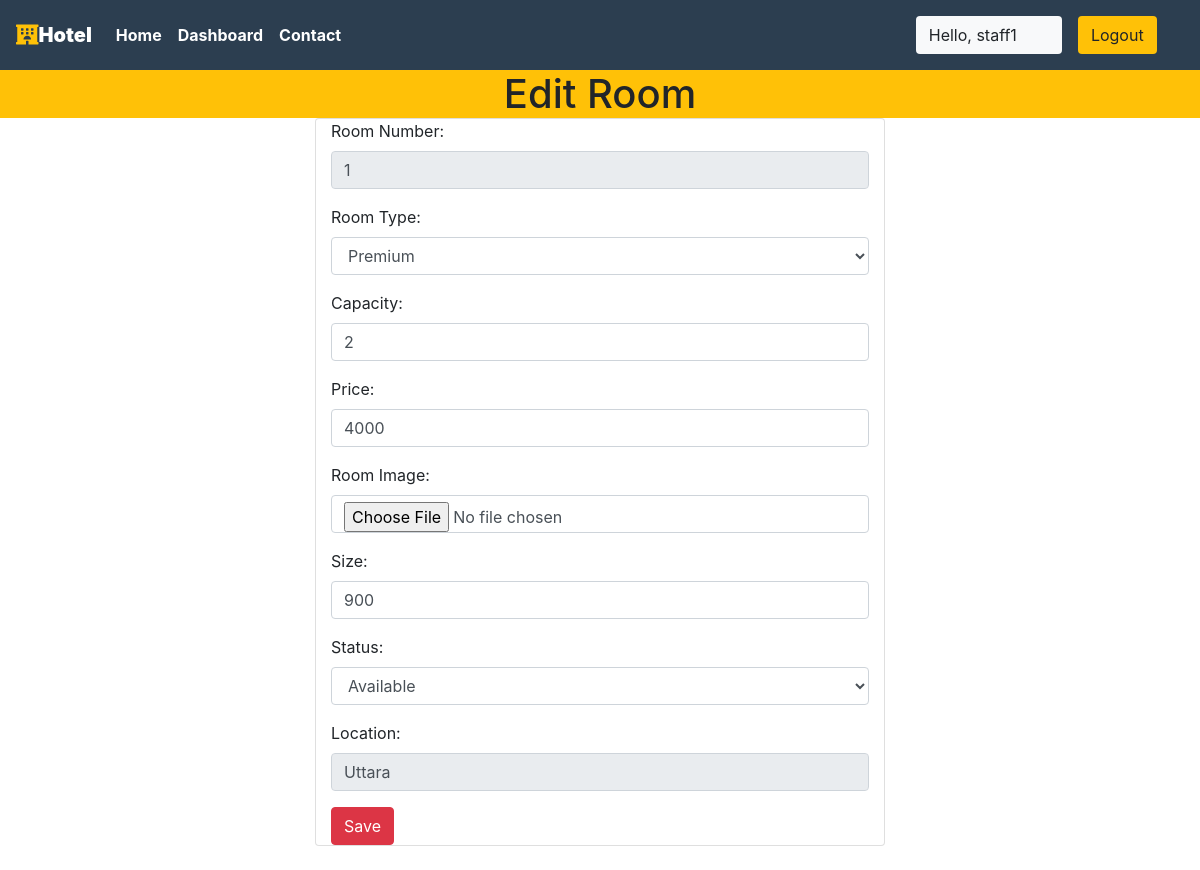
The page /staff/panel/edit-room?roomid=26 (signed in) on the database its author committed.
### main/models.py (models this page shows, shortened)
class CustomUser(AbstractUser):
     date_of_birth = models.DateField(verbose_name=_("Date of birth"), blank=True, null=True)
     address1 = models.CharField(verbose_name=_("Address line 1"), max_length=1024, blank=True, null=True)
     zip_code = models.CharField(verbose_name=_("Postal Code"), max_length=12, blank=True, null=True)
     city = models.CharField(verbose_name=_("City"), max_length=1024, blank=True, null=True)
     country = CountryField(blank=True, null=True)
     phone_regex = RegexValidator(regex=r"^\+(?:[0-9]●?){6,14}[0-9]$", message=_("Enter a valid international mobile phone number starting with +(country code)"))
     mobile_phone = models.CharField(validators=[phone_regex], verbose_name=_("Mobile phone"), max_length=17, blank=True, null=True)
     photo = models.ImageField(verbose_name=_("Photo"), upload_to='photos/', default='photos/default-user-avatar.png')
     class Meta:
         ordering = ['last_name']

class Room(models.Model):
    ROOM_STATUS = (
    ("1", "available"),
    ("2", "not available"),
    )
    ROOM_TYPE = (
    ("1", "Premium"),
    ("2", "Deluxe"),
    ("3","Economi"),
    )
    id = models.AutoField(primary_key=True)
    room_type = models.CharField(max_length=50,choices = ROOM_TYPE)
    capacity = models.IntegerField()
    price = models.IntegerField()
    size = models.IntegerField()
    hotel = models.ForeignKey(Hotel, on_delete = models.CASCADE)
    status = models.CharField(choices =ROOM_STATUS,max_length = 15)
    roomnumber = models.IntegerField()
    photo=models.ImageField(upload_to='room/', null=True, blank=True)
    Services=models.CharField(max_length=30,null=True)

class Hotel(models.Model):
    id = models.AutoField(primary_key=True)
    name = models.CharField(max_length=30,null=True)
    owner = models.ForeignKey(CustomUser, blank=True, null=True, on_delete=models.CASCADE)
    location = models.CharField(max_length=50)
    state = models.CharField(max_length=50,null=True)
    country = models.CharField(max_length=50,null=True)
    photo=models.ImageField(upload_to='hotel/', null=True, blank=True)

### main/views.py (the view)
# urls.py: path('staff/panel/edit-room', views.edit_room,name="editroom"),
@login_required(login_url='/staff')
def edit_room(request):
    if request.method == 'POST':
        old_room = Room.objects.all().get(id= int(request.POST['roomid']))
        hotel = Hotel.objects.all().get(id=int(request.POST['hotel']))
        old_room.room_type  = request.POST['roomtype']
        old_room.capacity   =int(request.POST['capacity'])
        old_room.price      = int(request.POST['price'])
        old_room.size       = int(request.POST['size'])
        old_room.hotel      = hotel
        old_room.status     = request.POST['status']
        old_room.room_number=int(request.POST['roomnumber'])
        if "image" in request.FILES:
            img=request.FILES["image"]
            old_room.photo=img
        old_room.save()
        messages.success(request,"Room Details Updated Successfully")
        return redirect('staffpanel')
    else:
        room_id = request.GET['roomid']
        room = Room.objects.all().get(id=room_id)
        response = render(request,'staff/editroom.html',{'room':room})
        return HttpResponse(response)

### main/templatetags/app_tags.py (called while the page is built)
@register.filter(name='has_group')
def has_group(user, group_name):
    group = Group.objects.get(name=group_name)
    return True if group in user.groups.all() else False

### templates/staff/editroom.html (shortened to what this page needs)
{% extends 'basic.html' %}
{% block body %}
<h1 class="text-center bg-warning my-0">Edit Room</h1>
<div class="container">
    <div class="row">
        <div class="col-md-6 col-lg-6 col-xlg-6 col-sm-12 mx-auto card mb-4">
            <form action="/staff/panel/edit-room/edit" method="POST" enctype="multipart/form-data">
                <div class="form-group">
                    <label for="pwd">Room Number:</label>
                    <input type="number" class="form-control" id="roomnumber" name="roomnumber"
                        value="{{room.roomnumber}}" disabled>
                </div>
                <div class="form-group">
                    <label for="email">Room Type:</label>
                    <select class="form-control" name="roomtype" id="roomtype">
                        <option value=1>Premium</option>
                    </select>
                </div>
                <div class="form-group">
                    <label for="pwd">Capacity:</label>
                    <input type="number" class="form-control " id="capacity" name="capacity" value="{{room.capacity}}">
                </div>
                <div class="form-group">
                    <label for="pwd">Price:</label>
                    <input type="mumber" class="form-control " id="price" name="price" value="{{room.price}}">
                </div>
                <div class="form-group">
                    <label for="pwd">Room Image:</label>
                    <input type="file" class="form-control " id="image" name="image" value="{{room.image}}">
                </div>
                <div class="form-group">
                    <label for="pwd">Size:</label>
                    <input type="number" class="form-control " id="size" name="size" value="{{room.size}}">
                </div>
                <div class="form-group">
                    <label for="pwd">Status:</label>
                    <select class="form-control" name="status" id="status">
                        <option value="1">Available</option>
                    </select>
                </div>
                <div class="form-group">
                    <label for="pwd">Location:</label>
                    <input type="text" class="form-control " id="hotel" name="hotel" value="{{room.hotel.location}}"
                        disabled>
                </div>
                <button type="submit" class="btn btn-danger">Save</button>
            </form>
        </div>
    </div>
</div>
{% endblock body %}

### templates/basic.html (shortened to what this page needs)
{% load static %}
{% load app_tags %}
<!DOCTYPE html>
<!DOCTYPE html>
<html lang="en">
<head>
    <link rel="stylesheet" href="https://use.fontawesome.com/releases/v5.7.0/css/all.css"
>
    <link rel="stylesheet" href="{% static 'bootstrap\bootstrap.css' %}">
    <link rel="stylesheet" href="https://maxcdn.bootstrapcdn.com/bootstrap/4.5.0/css/bootstrap.min.css">
</head>
<body style="dbackground-image: url('https://source.unsplash.com/random');height: 100%;">
    <div class="container-fluid px-0">
        <nav class="navbar navbar-expand-lg navbar-dark font-weight-bold" style="background-color: #2C3E50;">
            <a class="navbar-brand text-bold bg-black " href="/"><i class="fas fa-hotel text-warning"></i><b>Hotel
                </b></a>
            <div class="collapse navbar-collapse " id="navbarSupportedContent">
                <ul class="navbar-nav mr-auto ">
                    <li class="nav-item active">
                        <a class="nav-link text-bold " href="/"> Home</a>
                    </li>
                    {% if request.user|has_group:"hotel_owner" %}
                    <li class="nav-item active">
                        <a class="nav-link text-bold" href="/staff/panel">Dashboard </a>
                    </li>
                    {% elif user.is_staff == False and user.is_authenticated %}
                    <li class="nav-item active">
                        <a class="nav-link text-bold" href="/user/bookings">My Bookings </a>
                    </li>
                    {% endif %}
                    <li class="nav-item active">
                        <a class="nav-link text-bold" href="/contact">Contact </a>
                    </li>
                </ul>
                {% if user.is_authenticated %}
                <button class="btn btn-group bg-light" data-toggle="modal" data-target="#forlogin">
                    Hello, {{request.user.username}}
                    <a href="/logout" class="nav-link">
                        <button class="btn btn-group bg-warning" data-toggle="modal" data-target="#forlogin">
                            Logout
                        </button></a>&nbsp; &nbsp;
                </button>
                {% endif %}
            </div>
        </nav>
    </div>
    {% block body %}
    {% endblock body %}
</body>
</html>

### templates/staff/editroom.html (style rules this page uses)
body { min-height: 100vh; }

### templates/basic.html (style rules this page uses)
a { text-decoration: none; }

### rows shown on the page
CustomUser: user.username "staff1"
Room: roomnumber "1", capacity "2", price "4000", size "900", hotel "Uttara"
